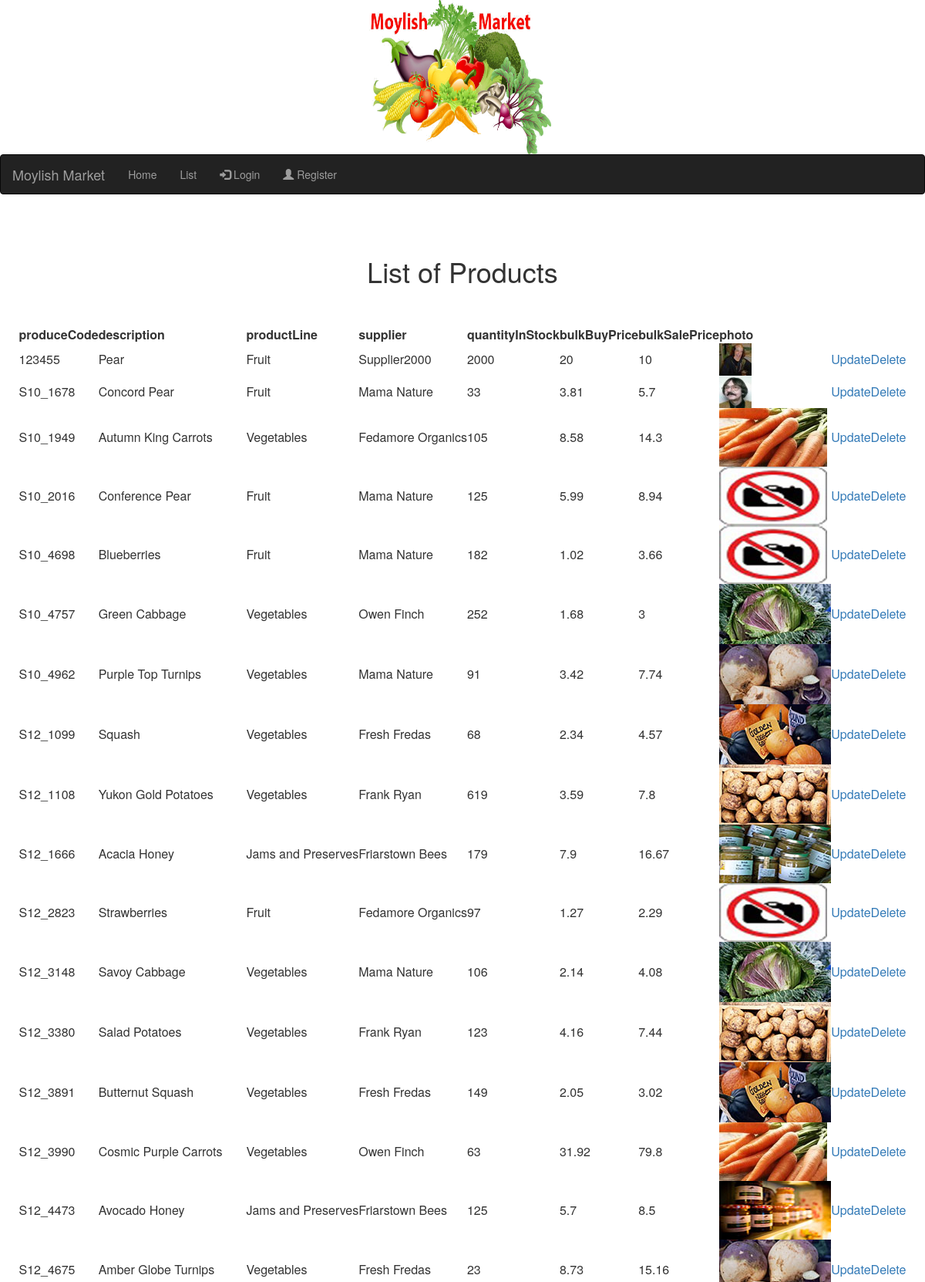
Page /index.php/product/listProducts (upper part) on the committed database.
### tables this page shows
CREATE TABLE `products` (
  `produceCode` varchar(15) NOT NULL,
  `description` varchar(70) NOT NULL,
  `productLine` varchar(50) NOT NULL,
  `supplier` varchar(50) NOT NULL,
  `quantityInStock` smallint(6) NOT NULL,
  `bulkBuyPrice` double NOT NULL,
  `bulkSalePrice` double NOT NULL,
  `photo` varchar(40) NOT NULL
);

### application/controllers/product.php (called while the page is built, shortened)
<?php if ( ! defined('BASEPATH')) exit('No direct script access allowed');
class Product extends CI_Controller {
public function __construct(){
$this->load->model('ProductModel');
$this->load->helper('form');
$this->load->helper('html');
$this->load->helper('url');
$this->load->library('form_validation');
		$this->load->library('session');
}
	public function listProducts()
	{
		$data['product_info']=$this->ProductModel->get_all_products();
		$this->load->view('productListView',$data);
	}
}
?>

### index.php (called while the page is built, shortened)
<?php
require_once BASEPATH.'core/CodeIgniter.php';

### application/models/ProductModel.php (called while the page is built, shortened)
<?php
class ProductModel extends CI_Model {
	function get_all_products()
	{
		$this->db->select("produceCode,description,productLine,supplier,quantityInStock,bulkBuyPrice,bulkSalePrice,photo");
		$this->db->from('products');
		$query = $this->db->get();
		return $query->result();
	}
}
?>

### application/views/productListView.php (the view, shortened to what this page needs)
<?php
$this->load->view('header');
$this->load->helper('url');
$img_base = base_url()."assets/images/products/";
?>
<div class="list">
<br><br>
<center><h1 class="main">List of Products</h1>
<br><br>
<table>
<tr>
<th align="left">produceCode</th>
<th align="left">description</th>
<th align="left">productLine</th>
<th align="left">supplier</th>
<th align="left">quantityInStock</th>
<th align="left">bulkBuyPrice</th>
<th align="left">bulkSalePrice</th>
<th align="left" width="100">photo</th>
</tr>
<?php foreach($product_info as $row){?>
<tr>
<td><?php echo $row->produceCode;?></td>
<td><?php echo $row->description;?></td>
<td><?php echo $row->productLine;?></td>
<td><?php echo $row->supplier;?></td>
<td><?php echo $row->quantityInStock;?></td>
<td><?php echo $row->bulkBuyPrice;?></td>
<td><?php echo $row->bulkSalePrice;?></td>
<td><?php echo anchor('product/viewProduct/'.$row->produceCode, img(array('src'=>$img_base.'thumbs/'.$row->photo))); ?> </td>
<td><?php echo anchor('product/editProduct/'.$row->produceCode, 'Update'); ?> </td>
<td><?php echo anchor('product/deleteProduct/'.$row->produceCode, 'Delete', 'onclick = "return checkDelete()"'); ?> </td>
</tr>
<?php }?>
 </table>
 <br><br>
</div>
<?php
$this->load->view('footer');
?>

### application/views/header.php (shortened to what this page needs)
<?php
$cssbase = base_url()."assets/css/";
$img_base = base_url()."assets/images/";
?>
<!DOCTYPE>
<html>
<head>
<link href="<?php echo $cssbase . "style.css"?>" rel="stylesheet" type="text/css" media="all" />
	<link rel="stylesheet" href="https://maxcdn.bootstrapcdn.com/bootstrap/3.4.1/css/bootstrap.min.css">
</head>
<body>
<header>
<center><img class="center-image" src="<?php echo $img_base . "site/logo.jpg" ?>" width="400" height="200" />
<div class="myDiv">
	<nav class="navbar navbar-inverse">
		<div class="container-fluid">
			<div class="navbar-header">
				<a class="navbar-brand">Moylish Market</a>
			</div>
			<ul class="nav navbar-nav">
				<?php $session_data = $this->session->userdata('logged_in'); ?>
				<?php if($session_data['type']=='1'): ?>
					<li class="">
					</li>
					<li><a href="<?php echo site_url('Product/index') ?>">Home</a></li>
					<li><a href="<?php echo site_url('Product/listShopProducts') ?>">List</a></li>
					<li><a href="<?php echo site_url('Product/cartView') ?>">Shopping Cart</a></li>
					<li><a href="<?php echo site_url('Product/wishListView') ?>">Wish List</a></li>
					<li><a href="<?php echo site_url('Product/logout') ?>">Logout</a></li>
				<?php else: ?>
					<li><a href="<?php echo site_url('Product/index') ?>">Home</a></li>
					<ul class="nav navbar-nav navbar-right">
						<li><a href="<?php echo site_url('Product/listShopProducts') ?>">List</a></li>
						<li><a href="<?php echo site_url('Product/verify_login') ?>"><span class="glyphicon glyphicon-log-in"></span> Login</a></li>
						<li><a href="<?php echo site_url('Product/register') ?>"><span class="glyphicon glyphicon-user"></span> Register</a></li>
					</ul>
				<?php endif ?>
			</ul>
		</div>
	</nav>
</div>
</header>

### application/views/footer.php (shortened to what this page needs)
</body>
</html>

### rows in the picture
products: produceCode "123455", description "Pear", productLine "Fruit", supplier "Supplier2000", quantityInStock "2000", bulkBuyPrice "20", bulkSalePrice "10", produceCode+photo (picture), produceCode "Update", produceCode "Delete"
products: produceCode "S10_1678", description "Concord Pear", productLine "Fruit", supplier "Mama Nature", quantityInStock "33", bulkBuyPrice "3.81", bulkSalePrice "5.7", produceCode+photo (picture), produceCode "Update", produceCode "Delete"
products: produceCode "S10_1949", description "Autumn King Carrots", productLine "Vegetables", supplier "Fedamore Organics", quantityInStock "105", bulkBuyPrice "8.58", bulkSalePrice "14.3", produceCode+photo (picture), produceCode "Update", produceCode "Delete"
products: produceCode "S10_2016", description "Conference Pear", productLine "Fruit", supplier "Mama Nature", quantityInStock "125", bulkBuyPrice "5.99", bulkSalePrice "8.94", produceCode+photo (placeholder picture), produceCode "Update", produceCode "Delete"
products: produceCode "S10_4698", description "Blueberries", productLine "Fruit", supplier "Mama Nature", quantityInStock "182", bulkBuyPrice "1.02", bulkSalePrice "3.66", produceCode+photo (placeholder picture), produceCode "Update", produceCode "Delete"
products: produceCode "S10_4757", description "Green Cabbage", productLine "Vegetables", supplier "Owen Finch", quantityInStock "252", bulkBuyPrice "1.68", bulkSalePrice "3", produceCode+photo (picture), produceCode "Update", produceCode "Delete"
products: produceCode "S10_4962", description "Purple Top Turnips", productLine "Vegetables", supplier "Mama Nature", quantityInStock "91", bulkBuyPrice "3.42", bulkSalePrice "7.74", produceCode+photo (picture), produceCode "Update", produceCode "Delete"
products: produceCode "S12_1099", description "Squash", productLine "Vegetables", supplier "Fresh Fredas", quantityInStock "68", bulkBuyPrice "2.34", bulkSalePrice "4.57", produceCode+photo (picture), produceCode "Update", produceCode "Delete"
products: produceCode "S12_1108", description "Yukon Gold Potatoes", productLine "Vegetables", supplier "Frank Ryan", quantityInStock "619", bulkBuyPrice "3.59", bulkSalePrice "7.8", produceCode+photo (picture), produceCode "Update", produceCode "Delete"
products: produceCode "S12_1666", description "Acacia Honey", productLine "Jams and Preserves", supplier "Friarstown Bees", quantityInStock "179", bulkBuyPrice "7.9", bulkSalePrice "16.67", produceCode+photo (picture), produceCode "Update", produceCode "Delete"
products: produceCode "S12_2823", description "Strawberries", productLine "Fruit", supplier "Fedamore Organics", quantityInStock "97", bulkBuyPrice "1.27", bulkSalePrice "2.29", produceCode+photo (placeholder picture), produceCode "Update", produceCode "Delete"
products: produceCode "S12_3148", description "Savoy Cabbage", productLine "Vegetables", supplier "Mama Nature", quantityInStock "106", bulkBuyPrice "2.14", bulkSalePrice "4.08", produceCode+photo (picture), produceCode "Update", produceCode "Delete"
products: produceCode "S12_3380", description "Salad Potatoes", productLine "Vegetables", supplier "Frank Ryan", quantityInStock "123", bulkBuyPrice "4.16", bulkSalePrice "7.44", produceCode+photo (picture), produceCode "Update", produceCode "Delete"
products: produceCode "S12_3891", description "Butternut Squash", productLine "Vegetables", supplier "Fresh Fredas", quantityInStock "149", bulkBuyPrice "2.05", bulkSalePrice "3.02", produceCode+photo (picture), produceCode "Update", produceCode "Delete"
products: produceCode "S12_3990", description "Cosmic Purple Carrots", productLine "Vegetables", supplier "Owen Finch", quantityInStock "63", bulkBuyPrice "31.92", bulkSalePrice "79.8", produceCode+photo (picture), produceCode "Update", produceCode "Delete"
products: produceCode "S12_4473", description "Avocado Honey", productLine "Jams and Preserves", supplier "Friarstown Bees", quantityInStock "125", bulkBuyPrice "5.7", bulkSalePrice "8.5", produceCode+photo (picture), produceCode "Update", produceCode "Delete"
products: produceCode "S12_4675", description "Amber Globe Turnips", productLine "Vegetables", supplier "Fresh Fredas", quantityInStock "23", bulkBuyPrice "8.73", bulkSalePrice "15.16", produceCode+photo (picture), produceCode "Update", produceCode "Delete"
